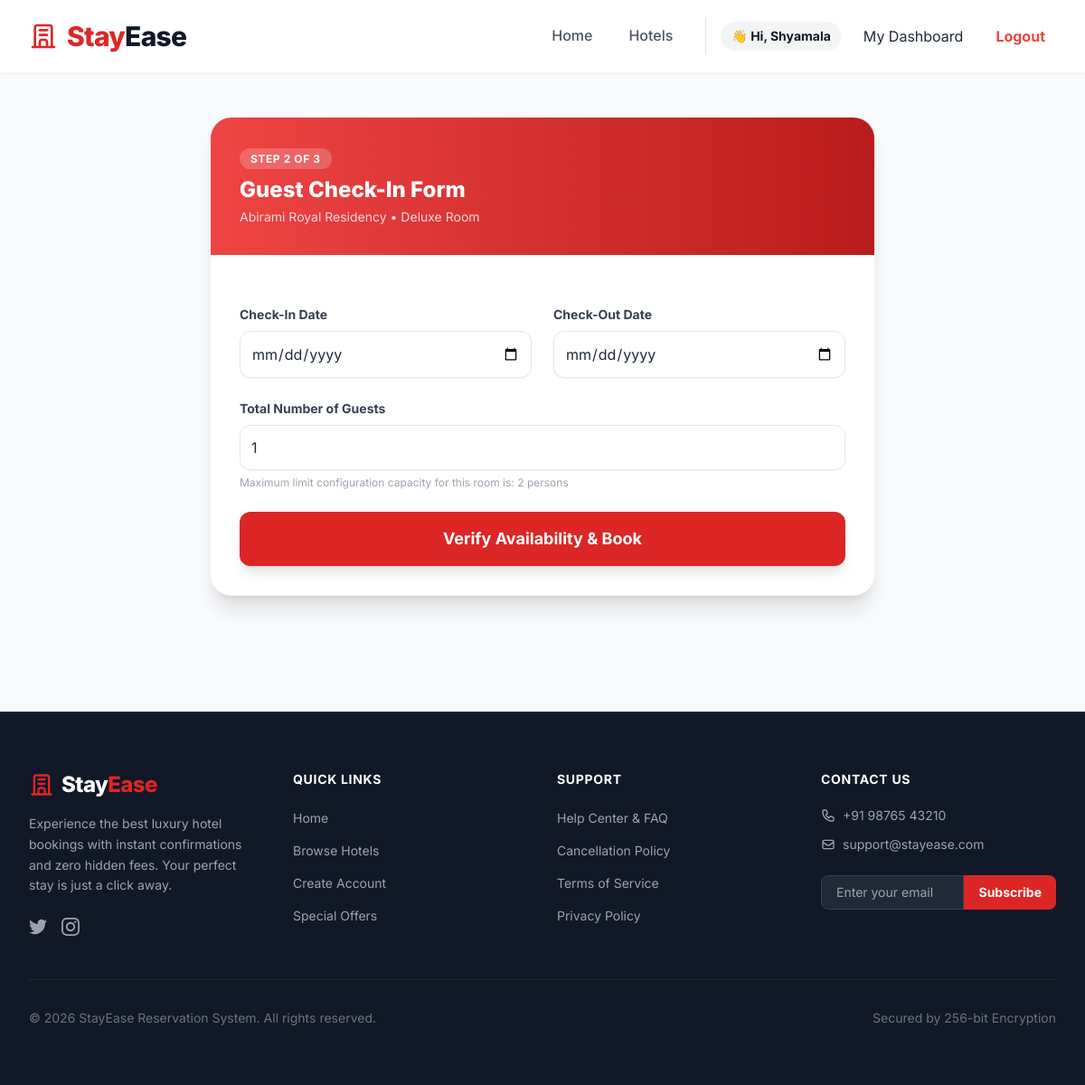
/bookings/book/1/ (signed in), run on the app's committed database.
### apps/hotels/models.py (models this page shows, shortened)
class RoomCategory(models.Model):
    hotel = models.ForeignKey(Hotel, on_delete=models.CASCADE, related_name='categories')
    type_name = models.CharField(max_length=100) # e.g., Deluxe Suite, Standard AC
    price_per_night = models.DecimalField(max_digits=12, decimal_places=2)
    capacity = models.IntegerField(default=2)
    image = models.ImageField(upload_to='rooms/', null=True, blank=True)

class Hotel(models.Model):
    name = models.CharField(max_length=200)
    location = models.CharField(max_length=200)
    description = models.TextField()
    image = models.ImageField(upload_to='hotels/')
    star_rating = models.IntegerField(default=3, validators=[MinValueValidator(1), MaxValueValidator(5)])
    has_ac = models.BooleanField(default=True, verbose_name="AC Available")
    has_breakfast = models.BooleanField(default=False, verbose_name="Free Breakfast")
    has_pool = models.BooleanField(default=False, verbose_name="Swimming Pool")
    has_parking = models.BooleanField(default=True, verbose_name="Free Parking")
    is_popular = models.BooleanField(default=False, verbose_name="Trending/Popular Stay")
    created_at = models.DateTimeField(auto_now_add=True)

### apps/bookings/views.py (the view, shortened to what this page needs)
# urls.py: path('book/<int:category_id>/', BookRoomView.as_view(), name='book_room'),
class BookRoomView(LoginRequiredMixin, View):
    def get(self, request, category_id):
        category = get_object_or_404(RoomCategory, id=category_id)
        form = HotelBookingForm()
        return render(request, 'bookings/booking_form.html', {'form': form, 'category': category})

### apps/bookings/forms.py (shortened to what this page needs)
class HotelBookingForm(forms.Form):
    check_in = forms.DateField(
        widget=forms.DateInput(attrs={'type': 'date', 'class': 'w-full p-3 border rounded-xl focus:ring-2 focus:ring-red-400 bg-white shadow-sm'})
    )
    check_out = forms.DateField(
        widget=forms.DateInput(attrs={'type': 'date', 'class': 'w-full p-3 border rounded-xl focus:ring-2 focus:ring-red-400 bg-white shadow-sm'})
    )
    guests = forms.IntegerField(
        min_value=1, initial=1,
        widget=forms.NumberInput(attrs={'class': 'w-full p-3 border rounded-xl focus:ring-2 focus:ring-red-400 bg-white shadow-sm'})
    )

### templates/bookings/booking_form.html (shortened to what this page needs)
{% extends 'base.html' %}
{% block content %}
<div class="max-w-3xl mx-auto px-4 py-12">
    <div class="bg-white rounded-3xl shadow-xl border border-gray-100 overflow-hidden">
        <div class="bg-gradient-to-r from-red-500 to-red-700 p-8 text-white">
            <span class="text-xs uppercase tracking-wider bg-white/20 px-3 py-1 rounded-full font-bold">Step 2 of 3</span>
            <h1 class="text-2xl font-extrabold mt-2">Guest Check-In Form</h1>
            <p class="text-white/80 text-sm mt-1">{{ category.hotel.name }} &bull; {{ category.type_name }}</p>
        </div>
        <form method="POST" class="p-8 space-y-6">
            <div class="grid grid-cols-1 md:grid-cols-2 gap-6">
                <div>
                    <label class="block text-sm font-bold text-gray-700 mb-2">Check-In Date</label>
                    {{ form.check_in }}
                </div>
                <div>
                    <label class="block text-sm font-bold text-gray-700 mb-2">Check-Out Date</label>
                    {{ form.check_out }}
                </div>
            </div>
            <div>
                <label class="block text-sm font-bold text-gray-700 mb-2">Total Number of Guests</label>
                {{ form.guests }}
                <p class="text-xs text-gray-400 mt-1.5">Maximum limit configuration capacity for this room is: {{ category.capacity }} persons</p>
            </div>
            <button type="submit" class="w-full bg-red-600 text-white font-bold py-4 rounded-xl text-lg hover:bg-red-700 transition shadow-lg hover:shadow-red-500/20">
                Verify Availability & Book
            </button>
        </form>
    </div>
</div>
{% endblock %}

### templates/base.html (shortened to what this page needs)
<!DOCTYPE html>
<html lang="en">
<head>
    <script src="https://cdn.tailwindcss.com"></script>
</head>
<body class="bg-gray-50 text-gray-800 flex flex-col min-h-screen">
    <nav class="bg-white/95 backdrop-blur-md shadow-sm border-b border-gray-100 sticky top-0 z-50">
        <div class="max-w-7xl mx-auto px-4 sm:px-6 lg:px-8">
            <div class="flex justify-between h-20 items-center">
                <a href="/" class="flex items-center group transition-transform hover:scale-105">
                    <span class="text-3xl font-extrabold text-primary tracking-tight">Stay<span class="text-gray-900">Ease</span></span>
                </a>
                <div class="hidden md:flex items-center space-x-8">
                    <a href="{% url 'hotel_list' %}" class="{% if request.path == '/' %}text-primary border-b-2 border-primary font-bold{% else %}text-gray-600 hover:text-primary font-medium border-b-2 border-transparent hover:border-primary{% endif %} px-1 py-2 transition-all duration-300">
                        Home
                    </a>
                    <a href="{% url 'explore_hotels' %}" class="{% if '/hotels/' in request.path %}text-primary border-b-2 border-primary font-bold{% else %}text-gray-600 hover:text-primary font-medium border-b-2 border-transparent hover:border-primary{% endif %} px-1 py-2 transition-all duration-300">
                        Hotels
                    </a>
                    <div class="pl-4 border-l border-gray-200 flex items-center space-x-6">
                        {% if user.is_authenticated %}
                            <span class="text-gray-900 font-bold bg-gray-100 px-3 py-1.5 rounded-full text-sm">
                                👋 Hi, {{ user.username }}
                            </span>
                            {% if user.is_authenticated %}
    {% if user.is_superuser %}
        <a href="{% url 'custom_admin_dashboard' %}" class="...">My Dashboard</a>
    {% else %}
        <a href="{% url 'user_dashboard' %}" class="...">My Dashboard</a>
    {% endif %}
{% endif %}
                            <a href="{% url 'logout' %}" class="text-red-500 font-bold hover:bg-red-50 px-3 py-2 rounded-lg transition-colors">
                                Logout
                            </a>
                        {% else %}
                            <a href="{% url 'login' %}" class="bg-primary text-white px-6 py-2.5 rounded-xl font-bold hover:bg-red-700 transition shadow-lg shadow-red-600/30">
                                Login / Register
                            </a>
                        {% endif %}
                    </div>
                </div>
            </div>
            </div>
    </nav>
    <main class="flex-grow">
        {% block content %}
        {% endblock %}
    </main>
    <footer class="bg-gray-900 text-gray-300 mt-20 border-t border-gray-800">
        <div class="max-w-7xl mx-auto px-4 sm:px-6 lg:px-8 py-16">
            <div class="grid grid-cols-1 md:grid-cols-4 gap-12 md:gap-8">
                <div class="col-span-1 md:col-span-1">
                    <a href="/" class="flex items-center text-2xl font-extrabold text-white tracking-tight mb-4">
                        Stay<span class="text-primary">Ease</span>
                    </a>
                    <p class="text-sm text-gray-400 leading-relaxed mb-6">
                        Experience the best luxury hotel bookings with instant confirmations and zero hidden fees. Your perfect stay is just a click away.
                    </p>
                    <div class="flex space-x-4">
                        <a href="#" class="text-gray-400 hover:text-white transition"></a>
                        <a href="#" class="text-gray-400 hover:text-white transition"></a>
                    </div>
                </div>
                <div>
                    <h4 class="text-white font-bold mb-5 uppercase tracking-wider text-sm">Quick Links</h4>
                    <ul class="space-y-3">
                        <li><a href="/" class="text-gray-400 hover:text-primary transition-colors text-sm">Home</a></li>
                        <li><a href="/hotels/" class="text-gray-400 hover:text-primary transition-colors text-sm">Browse Hotels</a></li>
                        <li><a href="{% url 'register' %}" class="text-gray-400 hover:text-primary transition-colors text-sm">Create Account</a></li>
                        <li><a href="#" class="text-gray-400 hover:text-primary transition-colors text-sm">Special Offers</a></li>
                    </ul>
                </div>
                <div>
                    <h4 class="text-white font-bold mb-5 uppercase tracking-wider text-sm">Support</h4>
                    <ul class="space-y-3">
                        <li><a href="#" class="text-gray-400 hover:text-primary transition-colors text-sm">Help Center & FAQ</a></li>
                        <li><a href="#" class="text-gray-400 hover:text-primary transition-colors text-sm">Cancellation Policy</a></li>
                        <li><a href="#" class="text-gray-400 hover:text-primary transition-colors text-sm">Terms of Service</a></li>
                        <li><a href="#" class="text-gray-400 hover:text-primary transition-colors text-sm">Privacy Policy</a></li>
                    </ul>
                </div>
                <div>
                    <h4 class="text-white font-bold mb-5 uppercase tracking-wider text-sm">Contact Us</h4>
                    <ul class="space-y-3 text-sm text-gray-400 mb-6">
                        <li class="flex items-center"> +91 98765 43210</li>
                        <li class="flex items-center"><svg class="w-4 h-4 mr-2" fill="none" stroke="currentColor" viewBox="0 0 24 24"><path stroke-linecap="round" stroke-linejoin="round" stroke-width="2" d="M3 8l7.89 5.26a2 2 0 002.22 0L21 8M5 19h14a2 2 0 002-2V7a2 2 0 00-2-2H5a2 2 0 00-2 2v10a2 2 0 002 2z"></path></svg> support@stayease.com</li>
                    </ul>
                    <div class="flex">
                        <input type="email" placeholder="Enter your email" class="bg-gray-800 text-white border border-gray-700 px-4 py-2 rounded-l-lg focus:outline-none focus:border-primary w-full text-sm">
                        <button class="bg-primary text-white px-4 py-2 rounded-r-lg hover:bg-red-700 transition text-sm font-bold">Subscribe</button>
                    </div>
                </div>
            </div>
            <div class="border-t border-gray-800 mt-12 pt-8 flex flex-col md:flex-row justify-between items-center">
                <p class="text-sm text-gray-500">
                    &copy; {% now "Y" %} StayEase Reservation System. All rights reserved.
                </p>
                <div class="flex space-x-4 mt-4 md:mt-0 text-sm text-gray-500">
                    <span>Secured by 256-bit Encryption</span>
                </div>
            </div>
        </div>
    </footer>
</body>
</html>

### templates/base.html (style rules this page uses)
body { font-family: 'Inter', sans-serif; }

### data on the page
RoomCategory: hotel.name "Abirami Royal Residency", type_name "Deluxe Room", capacity "2"

### other printed values
{{ user.username }} "Shyamala"
